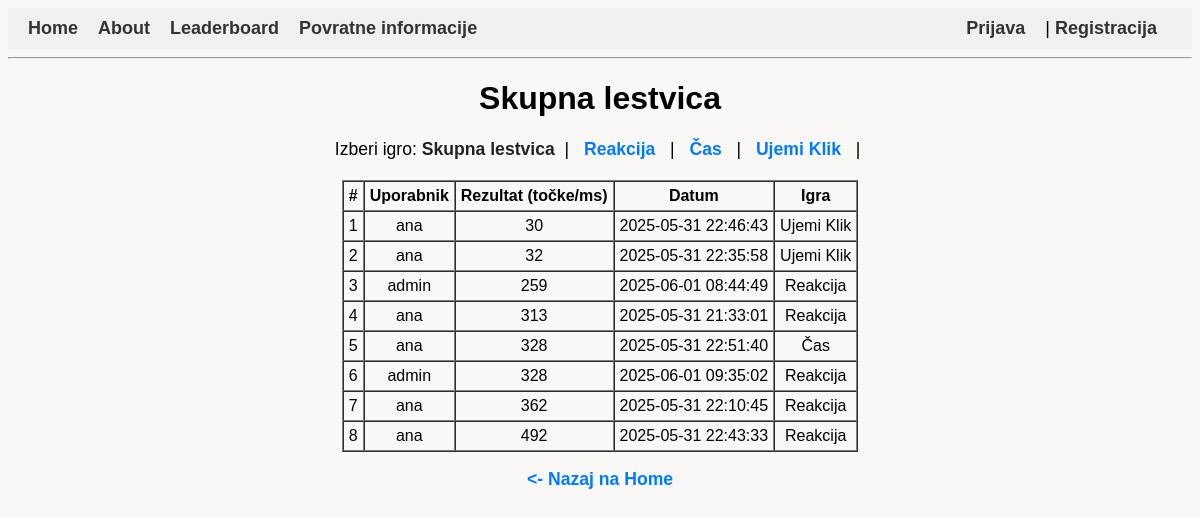
/?page=leaderboard, run on the app's committed database.
### tables this page shows
CREATE TABLE `rezultati` (
  `id` int(11) NOT NULL,
  `user_id` int(11) DEFAULT NULL,
  `rezultat` int(11) NOT NULL,
  `datum` datetime DEFAULT current_timestamp(),
  `igra` varchar(50) NOT NULL DEFAULT 'reakcijaIgra'
);

CREATE TABLE `uporabniki` (
  `id` int(11) NOT NULL,
  `username` varchar(50) NOT NULL,
  `geslo` varchar(255) NOT NULL,
  `vloga` varchar(20) NOT NULL DEFAULT 'user'
);

### leaderboard.php (the view, shortened to what this page needs)
<?php
require 'db.php';
$igre = [
    'skupno'       => 'Skupna lestvica',
    'reakcijaIgra' => 'Reakcija',
    'timergame'    => 'Čas',
    'ujemi'        => 'Ujemi Klik',
];
$izbranaIgra = $_GET['game'] ?? 'skupno';
if ($izbranaIgra === 'skupno') {
    $stmt = $pdo->query("
        SELECT r.id, r.rezultat, r.datum, u.username, r.igra
        FROM rezultati r
        LEFT JOIN uporabniki u ON r.user_id = u.id
        ORDER BY r.rezultat ASC
        LIMIT 10
    ");
    $rezultati = $stmt->fetchAll();
} else {
    header('Location: ?page=leaderboard&game=skupno');
    exit;
}
?>
<h1><?= htmlspecialchars($igre[$izbranaIgra]) ?></h1>
<p>
    Izberi igro:
    <?php foreach ($igre as $key => $ime): ?>
        <?php if ($key === $izbranaIgra): ?>
            <strong><?= htmlspecialchars($ime) ?></strong>
        <?php else: ?>
            <a href="?page=leaderboard&game=<?= urlencode($key) ?>"><?= htmlspecialchars($ime) ?></a>
        <?php endif; ?>
        &nbsp;|&nbsp;
    <?php endforeach; ?>
</p>
<table border="1" cellpadding="5" cellspacing="0" style="margin:auto; text-align:center;">
    <thead>
        <tr>
            <th>#</th>
            <th>Uporabnik</th>
            <th>Rezultat (točke/ms)</th>
            <th>Datum</th>
            <?php if ($izbranaIgra === 'skupno'): ?>
                <th>Igra</th>
            <?php endif; ?>
        </tr>
    </thead>
    <tbody>
        <?php if (count($rezultati) === 0): ?>
            <tr>
                <td colspan="<?= ($izbranaIgra === 'skupno') ? 5 : 4 ?>" style="text-align:center; color:#666;">
                    Ni še rezultatov za to igro.
                </td>
            </tr>
        <?php else: ?>
            <?php $st = 1; foreach ($rezultati as $v): ?>
                <tr>
                    <td><?= $st ?></td>
                    <td><?= htmlspecialchars($v['username']) ?></td>
                    <td><?= (int)$v['rezultat'] ?></td>
                    <td><?= htmlspecialchars($v['datum']) ?></td>
                    <?php if ($izbranaIgra === 'skupno'): ?>
                        <td><?= htmlspecialchars($igre[$v['igra']] ?? $v['igra']) ?></td>
                    <?php endif; ?>
                </tr>
            <?php $st++; endforeach; ?>
        <?php endif; ?>
    </tbody>
</table>
<p style="text-align:center;">
    <a href="?page=home"><- Nazaj na Home</a>
</p>

### index.php (shortened to what this page needs)
<?php
require 'db.php';
$page = $_GET['page'] ?? 'home';
?>
<!DOCTYPE html>
<html lang="sl">
<head>
    <link rel="stylesheet" href="style.css">
</head>
<body>
<nav>
    <div class="left-links">
        <a href="?page=home">Home</a>
        <a href="?page=about">About</a>
        <a href="?page=leaderboard">Leaderboard</a>
        <a href="?page=feedback">Povratne informacije</a>
    </div>
    <div class="right-links">
        <?php if(isset($_SESSION['username'])): ?>
            Pozdravljen, <?= htmlspecialchars($_SESSION['username']) ?> |
            <a href="logout.php">Odjava</a>
        <?php else: ?>
            <a href="login.php">Prijava</a> | <a href="register.php">Registracija</a>
        <?php endif; ?>
    </div>
</nav>
<hr>
<div>
<?php
switch ($page) {
    case 'leaderboard':
        include 'leaderboard.php';
        break;
        ?>
        <?php
}
?>
</div>
</body>
</html>

### style.css (style rules this page uses)
body { font-family: sans-serif; text-align: center; background-color:#f9f8f6; }
nav { background-color: #f0f0f0; padding: 10px 20px; overflow: hidden; font-family: Arial, sans-serif; font-size: 18px; }
nav .left-links { float: left; }
nav .right-links { float: right; }
nav a { margin-right: 20px; text-decoration: none; color: #333; font-weight: bold; }
p { margin-bottom: 20px; font-size: 1.1em; }
p a { color: #007BFF; text-decoration: none; font-weight: 600; margin: 0 5px; }
p strong { font-weight: 700; color: #222; }

### index.php (style rules this page uses)
nav a { margin-right: 15px; text-decoration: none; }

### data on the page
rezultati: user.username "ana", rezultat "30", datum "2025-05-31 22:46:43", igra "Ujemi Klik"
rezultati: user.username "ana", rezultat "32", datum "2025-05-31 22:35:58", igra "Ujemi Klik"
rezultati: user.username "admin", rezultat "259", datum "2025-06-01 08:44:49", igra "Reakcija"
rezultati: user.username "ana", rezultat "313", datum "2025-05-31 21:33:01", igra "Reakcija"
rezultati: user.username "ana", rezultat "328", datum "2025-05-31 22:51:40", igra "Čas"
rezultati: user.username "admin", rezultat "328", datum "2025-06-01 09:35:02", igra "Reakcija"
rezultati: user.username "ana", rezultat "362", datum "2025-05-31 22:10:45", igra "Reakcija"
rezultati: user.username "ana", rezultat "492", datum "2025-05-31 22:43:33", igra "Reakcija"

### other printed values
$igre[$izbranaIgra] "Skupna lestvica"
$ime "Skupna lestvica"
$ime "Reakcija"
$ime "Čas"
$ime "Ujemi Klik"
